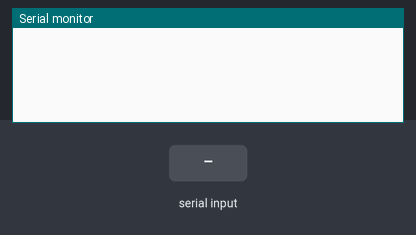
Simulated run of this sketch. Board: Arduino Uno, built with avr-gcc and run on an emulated ATmega328P. Parts: the last lines printed to the serial monitor. The inputs (shaded band) are chosen by the test bench.

Above: at 1.2 s.
1.3 s: "W" received over the second serial link
At 2.5 s:
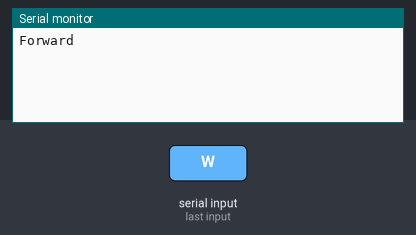
2.8 s: "A" received over the second serial link
At 3.9 s:
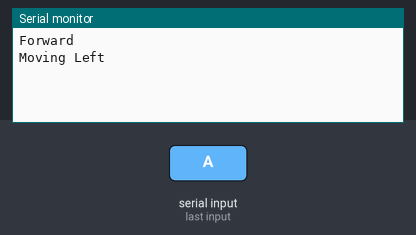
4.3 s: "D" received over the second serial link
At 5.0 s:
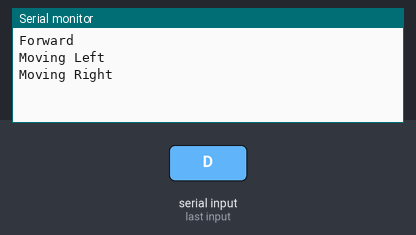
5.8 s: "S" received over the second serial link
At 6.2 s:
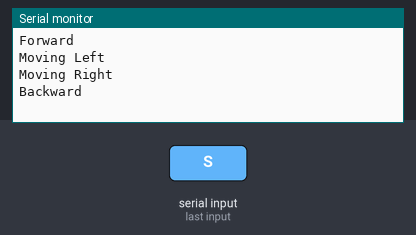
7.3 s: "R" received over the second serial link
At 8.5 s:
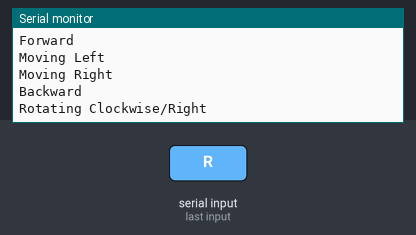
8.8 s: "L" received over the second serial link
At 9.7 s:
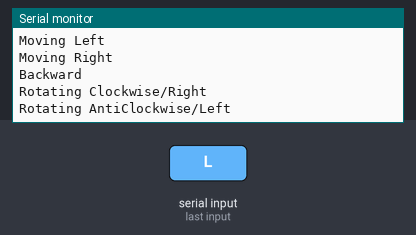

The sketch:

Arduino4wheelMeccanumWheel.ino
```cpp
#include<SoftwareSerial.h>
const int rx_pin=10;
const int tx_pin=11;

SoftwareSerial blue_mod(rx_pin,tx_pin);
int dirFr0=1;
int dirFr1=1;
int dirBr0=1;
int dirBr1=1;
int spdFr=1;
int spdBr=1;
int dirFl0=1;
int dirFl1=1;
int dirBl0=1;
int dirBl1=1;
int spdFl=1;
int spdBl=1;

char state;
char mode;


void setup() {
Serial.begin(9600);
blue_mod.begin(9600);
pinMode(dirFr0,OUTPUT);
pinMode(dirFr1,OUTPUT);
pinMode(dirFl0,OUTPUT);
pinMode(dirFl1,OUTPUT);
pinMode(dirBr0,OUTPUT);
pinMode(dirBr1,OUTPUT);
pinMode(spdFr,OUTPUT);
pinMode(spdFl,OUTPUT);
pinMode(spdBl,OUTPUT);
pinMode(spdBr,OUTPUT);
state = '-';
}

void loop(){
  // Reads the data from the serial port (i.e from bluetooth in our case)
  // It receives one of the characters from W A S D L R.
  if(blue_mod.available())
  {
   state = blue_mod.read();
   execution(state);
  }
  else
  {
    execution('P');
  }
  // execution(state) function takes in received character as argument.

}
void execution(char state){
  switch(state)
  {
    case 'W': {
  Serial.println("Forward");
  forward();
  break;
}
    case 'A': {
  Serial.println("Moving Left");
  left();
  break;
    }
    case 'D': {
  Serial.println("Moving Right");
  right();
  break;
}
case 'S': {
  Serial.println("Backward");
  backward();
  break;
}
    case 'R': {
  Serial.println("Rotating Clockwise/Right");
  clockwise();
  break;
}
    case 'L': {
  Serial.println("Rotating AntiClockwise/Left");
  anti_clockwise();
  break;
}
  case 'P' :
  {
    s_stop();
    break;
  }
 }
}


void forward()
{
   digitalWrite(dirFr0,HIGH);
  digitalWrite(dirFr1,LOW);
  digitalWrite(spdFr,HIGH);
  digitalWrite(dirFl0,HIGH);
  digitalWrite(dirFl1,LOW);
  digitalWrite(spdFl,HIGH);
  digitalWrite(dirBr0,HIGH);
  digitalWrite(dirBr1,LOW);
  digitalWrite(spdBr,HIGH);
  digitalWrite(dirBl0,HIGH);
  digitalWrite(dirBl1,LOW);
  digitalWrite(spdBl,HIGH);
}

void backward()
{
 digitalWrite(dirFr0,LOW);
  digitalWrite(dirFr1,HIGH);
  digitalWrite(spdFr,HIGH);
  digitalWrite(dirFl0,LOW);
  digitalWrite(dirFl1,HIGH);
  digitalWrite(spdFl,HIGH);
  digitalWrite(dirBr0,LOW);
  digitalWrite(dirBr1,HIGH);
  digitalWrite(spdBr,HIGH);
  digitalWrite(dirBl0,LOW);
  digitalWrite(dirBl1,HIGH);
  digitalWrite(spdBl,HIGH);
}
void left()
{
 digitalWrite(dirFr0,LOW);
  digitalWrite(dirFr1,HIGH);
  digitalWrite(spdFr,HIGH);
  digitalWrite(dirFl0,HIGH);
  digitalWrite(dirFl1,LOW);
  digitalWrite(spdFl,HIGH);
  digitalWrite(dirBr0,HIGH);
  digitalWrite(dirBr1,LOW);
  digitalWrite(spdBr,HIGH);
  digitalWrite(dirBl0,LOW);
  digitalWrite(dirBl1,HIGH);
  digitalWrite(spdBl,HIGH);
 }

 void right()
{
 digitalWrite(dirFr0,HIGH);
  digitalWrite(dirFr1,LOW);
  digitalWrite(spdFr,HIGH);
  digitalWrite(dirFl0,LOW);
  digitalWrite(dirFl1,HIGH);
  digitalWrite(spdFl,HIGH);
  digitalWrite(dirBr0,LOW);
  digitalWrite(dirBr1,HIGH);
  digitalWrite(spdBr,HIGH);
  digitalWrite(dirBl0,HIGH);
  digitalWrite(dirBl1,LOW);
  digitalWrite(spdBl,HIGH);
}
void clockwise()
{
 digitalWrite(dirFr0,LOW);
  digitalWrite(dirFr1,HIGH);
  digitalWrite(spdFr,HIGH);
  digitalWrite(dirFl0,HIGH);
  digitalWrite(dirFl1,LOW);
  digitalWrite(spdFl,HIGH);
  digitalWrite(dirBr0,LOW);
  digitalWrite(dirBr1,HIGH);
  digitalWrite(spdBr,HIGH);
  digitalWrite(dirBl0,LOW);
  digitalWrite(dirBl1,HIGH);
  digitalWrite(spdBl,HIGH);
  }

 void anti_clockwise()
{
 digitalWrite(dirFr0,HIGH);
  digitalWrite(dirFr1,LOW);
  digitalWrite(spdFr,HIGH);
  digitalWrite(dirFl0,LOW);
  digitalWrite(dirFl1,HIGH);
  digitalWrite(spdFl,HIGH);
  digitalWrite(dirBr0,HIGH);
  digitalWrite(dirBr1,LOW);
  digitalWrite(spdBr,HIGH);
  digitalWrite(dirBl0,HIGH);
  digitalWrite(dirBl1,LOW);
  digitalWrite(spdBl,HIGH);
}
void s_stop()
{
// change all speed to 0
  digitalWrite(spdFr  , LOW);
  digitalWrite(spdFl  , LOW);
  digitalWrite(spdBr  , LOW);
  digitalWrite(spdBl  , LOW);
}
```

Measured:
- after the input at 1.3 s, the serial monitor: prints a new line at once (image 1)
- after the input at 2.8 s, the serial monitor: prints a new line at once (image 2)
- after the input at 4.3 s, the serial monitor: prints a new line at once (image 3)
- after the input at 5.8 s, the serial monitor: prints a new line at once (image 4)
- after the input at 7.3 s, the serial monitor: prints a new line at once (image 5)
- after the input at 8.8 s, the serial monitor: prints a new line at once (image 6)
